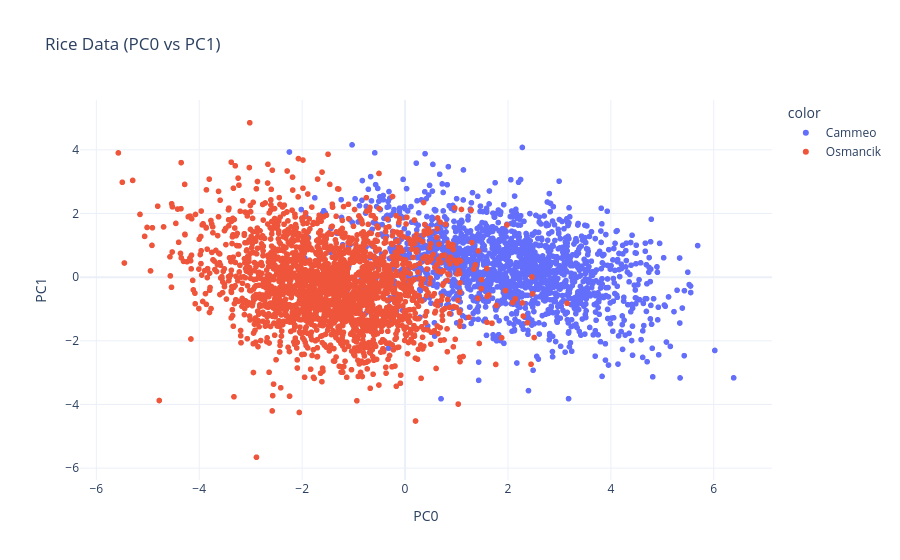

Notebook cell for this chart:
### Code cell
# plot PCA0 vs PCA1
# Used ChatGPT to fix errors thrown of using categorical classes in plotly

fig = px.scatter(
    x=pca_df['PCA0'],
    y=pca_df['PCA1'],
    color=rice['Class'],
    title="Rice Data (PC0 vs PC1)",
    labels={'x': 'PC0', 'y': 'PC1'},
    template='plotly_white'
)

fig.write_image('Original_PCA.png')
fig.show()

### Figure 1 — Plotly figure (JSON) as saved in the notebook; plotly's stock layout.template omitted (floating-point values rounded to 4 significant figures; data arrays with more than 128 entries replaced by an {"elided": "..."} marker saying what was removed)
{"data": [{"hovertemplate": "color=Cammeo<br>PC0=%{x}<br>PC1=%{y}<extra></extra>", "legendgroup": "Cammeo", "marker": {"color": "#636efa", "symbol": "circle"}, "mode": "markers", "name": "Cammeo", "showlegend": true, "type": "scattergl", "x": {"elided": "1630 float values"}, "xaxis": "x", "y": {"elided": "1630 float values"}, "yaxis": "y"}, {"hovertemplate": "color=Osmancik<br>PC0=%{x}<br>PC1=%{y}<extra></extra>", "legendgroup": "Osmancik", "marker": {"color": "#EF553B", "symbol": "circle"}, "mode": "markers", "name": "Osmancik", "showlegend": true, "type": "scattergl", "x": {"elided": "2180 float values"}, "xaxis": "x", "y": {"elided": "2180 float values"}, "yaxis": "y"}], "layout": {"legend": {"title": {"text": "color"}, "tracegroupgap": 0}, "title": {"text": "Rice Data (PC0 vs PC1)"}, "xaxis": {"anchor": "y", "domain": [0, 1], "title": {"text": "PC0"}}, "yaxis": {"anchor": "x", "domain": [0, 1], "title": {"text": "PC1"}}}}
